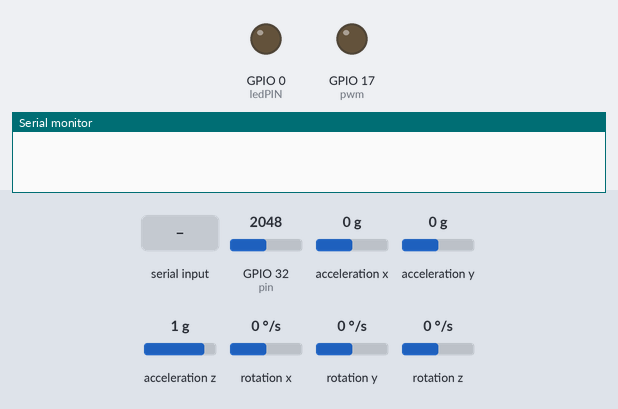
Recording of a sketch running on a simulated ESP32. Parts: output pins drawn as LEDs (lit = HIGH), the last lines printed to the serial monitor. Wiring (inferred from the names in the program): MPU-9250 motion sensor at I2C address 0x68. The test bench sets the inputs (shaded band); at power-on: GPIO 32 (pin) = 2048, acceleration x 0 g, acceleration y 0 g, acceleration z 1 g, rotation x 0 °/s, rotation y 0 °/s, rotation z 0 °/s.

Above: at 0.0 s.
At 1.3 s:
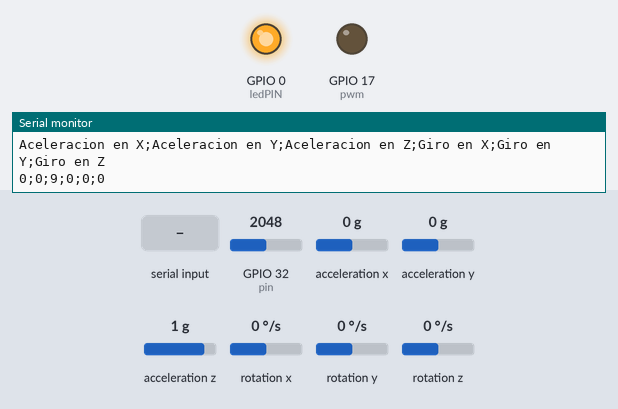
1.5 s: "PWM(90\n" received over Serial
Timing chart, 0 to 4.5 s (numbered marks = the images above; inputs shaded):
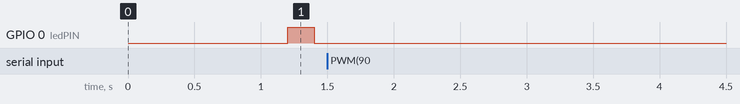

The sketch:

pr1.ino
```cpp
#include <Time.h>

//Incluyo la libreria necesaria para el I2C
#include <Wire.h>

int pin = 32;
int pwm = 17;
float voltage;
float duty = 0;
int x = 0;
int ledPIN = 0;
int contadorLED = 0;

//Declaro variables necesarias para los timers:
volatile int interruptCounter;
int totalInterruptCounter;
hw_timer_t * timer = NULL;
portMUX_TYPE timerMux = portMUX_INITIALIZER_UNLOCKED; //variable encargada de sincronizar el loop principal y el ISR

//Declaro variables necesarias para el PWM (https://randomnerdtutorials.com/esp32-pwm-arduino-ide/)
const int freq = 5000;                //Frecuencia de 5kHz
const int channel = 0;                //Canal del PWM. Opciones disponibles 0-15
const int resolution = 12;            //Escojo una resolución de 12 bits. Con esto la resolución es de 0 a 4095, ahorrandome la conversión de la salida del ADC.

//Comunicación I2c
int pinSCL = 5;
int pinSDA = 17;

//Defino la dirección del sensor y la resolución del acelerometro y giroscopo
#define    MPU9250_ADDRESS            0x68    //Direccion del MPU
#define    GYRO_FULL_SCALE_2000_DPS   0x18    //Escala del giroscopo de 2000º/s
#define    ACC_FULL_SCALE_2_G         0x00    //Escala del acelerometro de +/-2g
#define    A_R         ((32768.0/2.0)/9.8)    //Ratio de conversion

//Variables de aceleración y giro en los distintos ejes

int16_t aX, aY, aZ, gX, gY, gZ, aX_offset, aY_offset, aZ_offset, gX_offset, gY_offset, gZ_offset = 0.0;
int contadorADC, contadorSensor = 0;
int periodoADC = -1;

//Funcion auxiliar lectura. Referencia: https://www.luisllamas.es/usar-arduino-con-los-imu-de-9dof-mpu-9150-y-mpu-9250/
void I2Cread(uint8_t Address, uint8_t Register, uint8_t Nbytes, uint8_t* Data)
{
   Wire.beginTransmission(Address);       //Indica la dirección del esclavo al que me quiero dirigir
   Wire.write(Register);                  //Indico el registro con el que me quiero comunicar
   Wire.endTransmission();

   Wire.requestFrom(Address, Nbytes);     //Leo del esclavo que he seleccionado Nbytes
   uint8_t index = 0;
   while (Wire.available())
      Data[index++] = Wire.read();        //Almaceno la lectura en un vector (Data).
}


// Funcion auxiliar de escritura. Referencia: https://www.luisllamas.es/usar-arduino-con-los-imu-de-9dof-mpu-9150-y-mpu-9250/
void I2CwriteByte(uint8_t Address, uint8_t Register, uint8_t Data)
{
   Wire.beginTransmission(Address);       //Inicio la comunicación con el esclavo que quiero
   Wire.write(Register);                  //Accedo al registro en el que quiero escribir
   Wire.write(Data);                      //Escribo los datos pertinentes. (Normalmente la configuración del registro)
   Wire.endTransmission();
}

//Entrada en el timer
void IRAM_ATTR onTimer() {              //Esta función incrementa el contador de interrupciones. Al aumentar el contador, el loop principal sabe que ha ocurrido una interrupción
  portENTER_CRITICAL_ISR(&timerMux);    //Aquí entro en la sección crítica de la interrupción
  interruptCounter++;                   //Se ejecuta lo que me interesa dentro del timer
  voltage = analogRead(pin)*3.3/4095;   //Obtiene el voltaje de salida.
  contadorADC++;
  contadorSensor++;
  portEXIT_CRITICAL_ISR(&timerMux);     //Sale de la sección crítica del timer
  contadorLED--;
}

void setup() {
  pinMode(pin, INPUT);
  pinMode(pwm, OUTPUT);
  pinMode(ledPIN , OUTPUT);
  Serial.begin(115200);
  delay(200);
  timer = timerBegin(0, 80, true); // Inicializo el timer.
                                   // 1ºArg: El cero indica el hardware que utilizamos (hay 4).
                                   // 2ºArg: Apartado 2: 80 es el factor por el que dividimos la frecuencia para obtener una frecuencia de 1MHz.
                                   // 3ºArg: True indica al timer que debe contar en sentido ascendente.
  timerAttachInterrupt(timer, &onTimer, true);
  timerAlarmWrite(timer, 100000, true); //Puntero para señalar al timer donde debe generar la interrumpción.
                                         //1ºArg: el objeto timer en el que estoy señalando la interrupción.
                                         //2ºArg: Momento en el que quiero realizar la interrupción (100000 micro s = 100ms).
                                         //3ºArg  True: El timer se vuelve a cargar consiguiendo una interrupción automatica.
  timerAlarmEnable(timer);

  ledcSetup(channel, freq, resolution);
  ledcAttachPin(pwm, channel);

  pinMode(ledPIN , OUTPUT);

  Wire.begin(pinSDA, pinSCL);
  // Configura la escala del acelerometro
  I2CwriteByte(MPU9250_ADDRESS, 28, ACC_FULL_SCALE_2_G);        //El registro 28 (escrito en decimal) se utiliza para configurar el acelerometro
  // Configura la escala del giroscopio
  I2CwriteByte(MPU9250_ADDRESS, 27, GYRO_FULL_SCALE_2000_DPS);   //El registro 27 (escrito en decimal) se utiliza para configurar el giroscopio

  Serial.print("Aceleracion en X");
  Serial.print(";");
  Serial.print("Aceleracion en Y");
  Serial.print(";");
  Serial.print("Aceleracion en Z");
  Serial.print(";");
  Serial.print("Giro en X");
  Serial.print(";");
  Serial.print("Giro en Y");
  Serial.print(";");
  Serial.println("Giro en Z");

  uint8_t aceleracion_off[6];                               //Creo una cadena de 6 bytes para almacenar las distintas lecturas
  I2Cread(MPU9250_ADDRESS, 0x3B, 6, aceleracion_off);
    aX_offset = (aceleracion_off[0] << 8 | aceleracion_off[1])/A_R;    //Desplazo el bit 0 a la izquierda 8 posiciones y aplico el operador OR a la posición 1
    aY_offset = (aceleracion_off[2] << 8 | aceleracion_off[3])/A_R;
    aZ_offset = (aceleracion_off[4] << 8 | aceleracion_off[5])/A_R;

  uint8_t giroscopo_off[6];
  I2Cread(MPU9250_ADDRESS, 0x43, 6, giroscopo_off);
    gX_offset = giroscopo_off[0] << 8 | giroscopo_off[1];
    gY_offset = giroscopo_off[2] << 8 | giroscopo_off[3];
    gZ_offset = giroscopo_off[4] << 8 | giroscopo_off[5];
}

void loop() {
  //delay(1000);  //Desactivado en el ejercicio 2

  interrupcion();
  ledcWrite(channel, duty);
  recibeComando();

  if (periodoADC == contadorADC){
    contadorADC = 0;
    Serial.println(voltage);
  }

  if (contadorLED > 0){
    digitalWrite(ledPIN , HIGH);
  } else {
    digitalWrite(ledPIN , LOW);
  }

  if (contadorSensor == 10){
    contadorLED = 2;
    contadorSensor = 0;
    Serial.print(aX,DEC);
    Serial.print(";");
    Serial.print(aY,DEC);
    Serial.print(";");
    Serial.print(aZ,DEC);
    Serial.print(";");
    Serial.print(gX,DEC);
    Serial.print(";");
    Serial.print(gY,DEC);
    Serial.print(";");
    Serial.println(gZ,DEC);
  }
}

void interrupcion(){

  if (interruptCounter > 0) {
    interruptCounter = 0;
    totalInterruptCounter++;                //Numero de interrupciones total que ocurren

    // Convertir registros acelerometro
    uint8_t aceleracion[6];                               //Creo una cadena de 6 bytes para almacenar las distintas lecturas
    I2Cread(MPU9250_ADDRESS, 0x3B, 6, aceleracion);
      aX = (aceleracion[0] << 8 | aceleracion[1])/A_R; //  - aX_offset;    //Desplazo el bit 0 a la izquierda 8 posiciones y aplico el operador OR a la posición 1
      aY = (aceleracion[2] << 8 | aceleracion[3])/A_R; //  - aY_offset;
      aZ = (aceleracion[4] << 8 | aceleracion[5])/A_R; //  - aZ_offset;

    uint8_t giroscopo[6];
    I2Cread(MPU9250_ADDRESS, 0x43, 6, giroscopo);
      gX =  (giroscopo[0] << 8 | giroscopo[1]); // - gX_offset;
      gY =  (giroscopo[2] << 8 | giroscopo[3]); // - gX_offset;
      gZ =  (giroscopo[4] << 8 | giroscopo[5]); // - gX_offset;
  }
}

void recibeComando(){
  String comando = "";
  if (Serial.available()) {
   comando = Serial.readString();
  }

  if (comando == "ADC") {
    comando = "";
    Serial.println(voltage);

  } else if (comando.startsWith("ADC(")){
    String comando_1 = comando;
    comando.remove(-1);
    comando.remove(0, 4);
    x = comando.toInt();
    if (x > 0){                                       //Si el número de segundos es mayor que cero, el timer generara una interrupción cada x * 1s. Si es menor o igual seguira como hasta ahora
      periodoADC = x;
    }

  } else if (comando.startsWith("PWM(")) {
    comando.remove(-1);
    comando.remove(0, 4);
    int y = comando.toInt();
      if (y > 9 || y < 0){
        Serial.println("Número no valido. Por favor introduzca un número del 0 al 9");
      } else {
        duty = y * 4095 / 9;
        ledcWrite(channel, duty);
      }
  }
}
```

Measured:
- after the input at 1.5 s, GPIO 0 (ledPIN): stops changing and stays LOW
